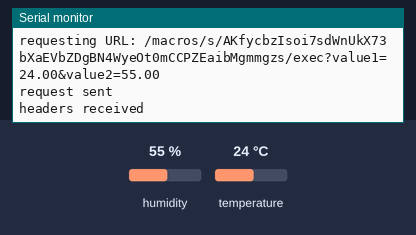
Bench run of a sketch on a simulated ESP8266 (NodeMCU). On the bench: the last lines printed to the serial monitor. The inputs (shaded band) are chosen by the test bench; at power-on: humidity 55 %, temperature 24 °C. WiFi joins after 1.5 s; servers stay silent unless stated; uploads are accepted with an empty reply.

Above: at 2.7 s.
2.8 s: humidity set to 22 %
At 4.0 s:
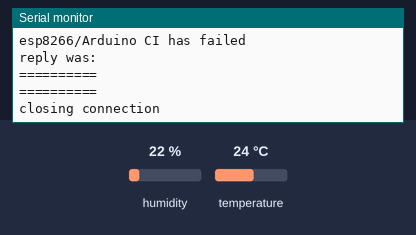
11.4 s: temperature set to 12 °C
At 13.18 s:
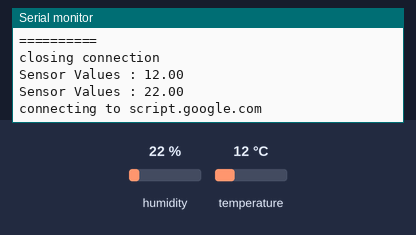
20.0 s: humidity set to 40 %
At 25.4 s:
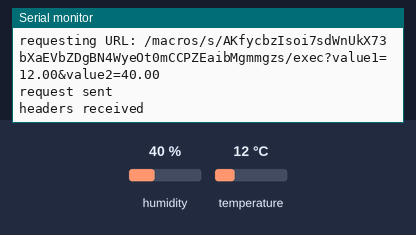
Timing chart, 0 to 26.9 s (numbered marks = the images above; inputs shaded):
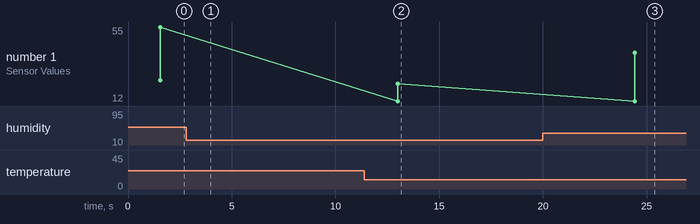

Measured:
- after the input at 11.4 s, the serial monitor: prints a new line after 1.6 s (image 2)
- after the input at 20.0 s, the serial monitor: prints a new line after 4.4 s (image 3)
- plotted number 1: 22 → 40 after the input at 20.0 s

The sketch:

Send_Temperature_Log_To_Google_Sheet.ino
```cpp
#include "TRIGGER_WIFI.h"
#include "TRIGGER_GOOGLESHEETS.h"
#include "DHT.h"
#define DHTTYPE DHT11
#define dht_pin D3

DHT dht(dht_pin, DHTTYPE);

/**********Google Sheets Definations***********/
char column_name_in_sheets[ ][20] = {"value1","value2"};                        /*1. The Total no of column depends on how many value you have created in Script of Sheets;2. It has to be in order as per the rows decided in google sheets*/
String Sheets_GAS_ID = "AKfycbzIsoi7sdWnUkX73bXaEVbZDgBN4WyeOt0mCCPZEaibMgmmgzs";                                         /*This is the Sheets GAS ID, you need to look for your sheets id*/
int No_of_Parameters = 2;                                                                /*Here No_of_Parameters decides how many parameters you want to send it to Google Sheets at once, change it according to your needs*/
/*********************************************/

void setup()
{
  Serial.begin(9600);
  while (!Serial);
  dht.begin();

  WIFI_Connect("SSID","Pass");                                                     /*Provide you Wi-Fi SSID and password to connect to Wi-Fi*/
  Google_Sheets_Init(column_name_in_sheets, Sheets_GAS_ID, No_of_Parameters );         /*Sets the column name for Google Sheets, the GAS ID, and the No of Parameter we want to send*/
}

void loop()
{
  float s = dht.readTemperature();
  float h = dht.readHumidity();

  Data_to_Sheets(No_of_Parameters,  s,  h);         /*1. This function accepts multiple float parameter, here No_of_Parameters decides how many parameters you want to send to Google Sheets; 2. The values sent should be in order as per the column in Google Sheets*/

  Serial.println();
  delay(10000);                                       /*10 Sec Delay, Here 10 second delay is just used so that we can see the data pushed to sheets one by one
                                                        There is nothing like a minimum delay between two data push*/
}
```

TRIGGER_GOOGLESHEETS.h
```cpp
#ifndef __TRIGGER_GOOGLESHEETS_H__
#define __TRIGGER_GOOGLESHEETS_H__

#include <stdarg.h>
#include <string.h>


void sheets_initialization();
void Send_Data();
void Google_Sheets_Init(char array_2d[10][20], String sheets_gas_id, int param_size);

String url;

char column_name[ ][20]={"temperature","humidity"};;

double random_values[100];

void float_to_string();
const char* host = "script.google.com";
const int httpsPort = 443;

char Sensor_Values[10][10];
const char* fingerprint = "46 B2 C3 44 9C 59 09 8B 01 B6 F8 BD 4C FB 00 74 91 2F EF F6";
String GAS_ID;
int Count;

void Google_Sheets_Init(char test[ ][20], String sheets_gas_id, int param_size)
{
	GAS_ID = sheets_gas_id;
	Count = param_size;

	for (int i = 0; i < Count; i++)
    {
	 for (int j = 0; j < 20; j++)
     {
		column_name[i][j] = test[i][j];
     }
    }

	#ifdef Debug_Serial_Mon
	   for(int i=0;i<Count;i++)
	   {
			Serial.print("column_name= ");
			Serial.println(column_name[i]);
	   }
   #endif

}

void Data_to_Sheets(int num, ...)
{
	va_list lst;
	va_start(lst,num);

	for(int i=0;i<num;i++)
	{
		random_values[i]= va_arg(lst,double);
	}
	va_end(lst);

	float_to_string();
	Send_Data();
}

void float_to_string()
{
  for(int j=0;j<Count;j++)
  {
    sprintf(Sensor_Values[j],"%.02f",random_values[j]);
	#ifdef Debug_Serial_Mon
		Serial.print("Sensor Values : ");
		Serial.println(Sensor_Values[j]);
	#endif
  }
}
void Send_Data()
{
	sheets_initialization();

	String url = "/macros/s/" + GAS_ID + "/exec?";
	int i=0;
	while(i!=Count)
	{
		if(i==0)
		{
		  url = url+column_name[i]+"="+Sensor_Values[i];
		  i++;
		}
		if(i==Count)
		  break;
		url = url+"&"+column_name[i]+"="+Sensor_Values[i];
		i++;
	}

  Serial.print("requesting URL: ");
  Serial.println(url);

  client.print(String("GET ") + url + " HTTP/1.1\r\n" +
         "Host: " + host + "\r\n" +
         "User-Agent: BuildFailureDetectorESP8266\r\n" +
         "Connection: close\r\n\r\n");

  #ifdef Debug_Serial_Mon
  Serial.println("request sent");
  #endif
  while (client.connected())
  {
	  String line = client.readStringUntil('\n');
	  if (line == "\r")
	  {
		#ifdef Debug_Serial_Mon
		Serial.println("headers received");
		#endif
		break;
	  }
  }
  String line = client.readStringUntil('\n');

  if (line.startsWith("{\"state\":\"success\""))
  {
	#ifdef Debug_Serial_Mon
	Serial.println("esp8266/Arduino CI successfull!");
	#endif
  }
  else
  {
	#ifdef Debug_Serial_Mon
	Serial.println("esp8266/Arduino CI has failed");
	#endif
  }

  #ifdef Debug_Serial_Mon
	  Serial.println("reply was:");
	  Serial.println("==========");
	  Serial.println(line);
	  Serial.println("==========");
	  Serial.println("closing connection");
  #endif

}
void sheets_initialization()
{
	client.setInsecure();

  #ifdef Debug_Serial_Mon
	  Serial.print("connecting to ");
	  Serial.println(host);
  #endif

  if (!client.connect(host, httpsPort))
  {
    #ifdef Debug_Serial_Mon
	Serial.println("connection failed");
	#endif
    return;
  }

  if (client.verify(fingerprint, host))
  {
	#ifdef Debug_Serial_Mon
	Serial.println("certificate matches");
	#endif
  }
  else
  {
    #ifdef Debug_Serial_Mon
	Serial.println("certificate doesn't match");
	#endif
  }

}
#endif
```

TRIGGER_WIFI.h
```cpp
#ifndef __TRIGGER_WIFI_H__
#define __TRIGGER_WIFI_H__

#include <ESP8266WiFi.h>
#include <WiFiClientSecure.h>

//const char* ssid = "X-men trainee";    // name of your wifi network!!!!!!!!!!!!!!!!!!!!!!!!!!!!!!!!!!!!!!!!!
//const char* password = "Qwertyuiop69";     // wifi pasword !!!!!!!!!!!!!!!!!!!!!!!!!!!!!!!!!!!!!!!!!!!!!!!!


WiFiClientSecure client;

#define Debug_Serial_Mon


void WIFI_Connect(const char* wifi_id, const char *wifi_password)
{
  #ifdef Debug_Serial_Mon
	  Serial.print("connecting to ");
	  Serial.println(wifi_id);
  #endif

  WiFi.mode(WIFI_STA);
  WiFi.begin(wifi_id, wifi_password);

  while (WiFi.status() != WL_CONNECTED)
  {
    delay(500);
    Serial.print(".");
  }

  #ifdef Debug_Serial_Mon
	  Serial.println("");
	  Serial.println("WiFi connected");
	  Serial.println("IP address: ");
	  Serial.println(WiFi.localIP());
  #endif
}

#endif
```
